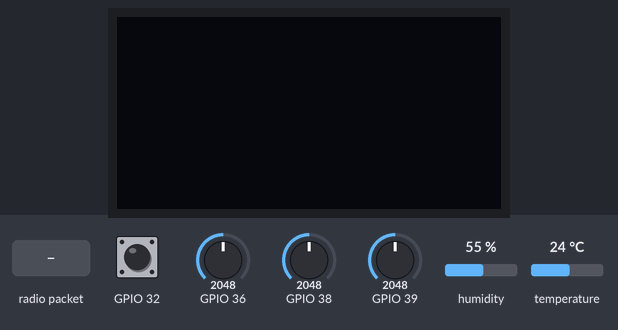
Simulated run of this sketch. Board: ESP32. Parts: 128×64 one-colour display. The test bench sets the inputs (shaded band); at power-on: GPIO 32 HIGH, GPIO 36 = 2048, GPIO 38 = 2048, GPIO 39 = 2048, humidity 55 %, temperature 24 °C. Random numbers use the default seed unless the sketch sets one; no radio packets arrive unless stated; what the sketch prints to the serial monitor is not drawn.

Above: at 1.2 s.
1.3 s: GPIO 32 pulled LOW for 3.2 s
At 1.9 s:
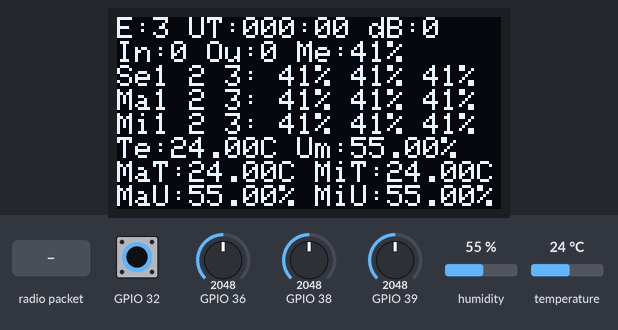
6.9 s: radio packet "666" arrives
8.4 s: GPIO 32 pulled LOW for 0.15 s
At 9.7 s:
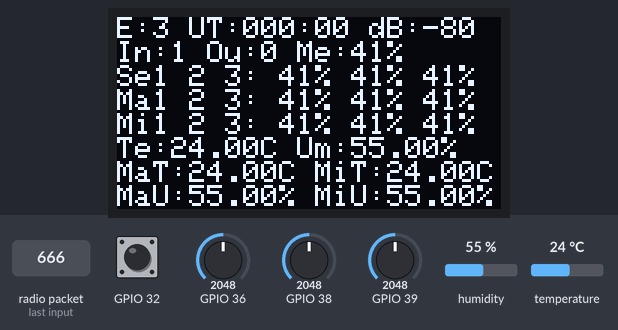
11.5 s: GPIO 32 pulled LOW for 1 s
Timing chart, 0 to 14.5 s (numbered marks = the images above; inputs shaded):
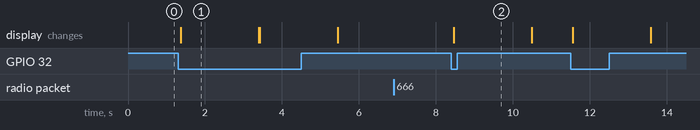

Measured:
- after the input at 1.3 s, the display: changes after 0.07 s (image 1)
- after the input at 6.9 s, every drawn part: stays the same
- after the input at 8.4 s, the display: changes after 0.07 s (image 2)
- what the display in image 1 shows lasts 2.0 s, from 1.4 s to 3.4 s

The sketch:

sender3.ino
```cpp
//Sender da Estação-3 E3  04/12/2023
// Sistema para recebimento e leituras de Estações de Coleta de Dados e envio para plataforma Tago.Io
//Autor: Davi Gaede Fiusa
//davi.fiusa@ifro.edu.br
//(69) 98472-7951

#include <DHT.h>
#include <Wire.h>
#include <Adafruit_Sensor.h>
#include <Adafruit_GFX.h>
#include <Adafruit_SSD1306.h>
#include <SPI.h>
#include <LoRa.h>

//definção dos pinos utilizados pelo LORA
#define SCK 5    // GPIO5  -- SX127x's SCK
#define MISO 19  // GPIO19 -- SX127x's MISO
#define MOSI 27  // GPIO27 -- SX127x's MOSI
#define SS 18    // GPIO18 -- SX127x's CS
#define RST 14   // GPIO14 -- SX127x's RESET
#define DI00 26  // GPIO26 -- SX127x's IRQ(Interrupt Request)

// Espaçamentos para fonte tamanho 1 display.setTextSize(1);
#define linha1 0
#define linha2 8
#define linha3 16
#define linha4 24
#define linha5 32
#define linha6 40
#define linha7 48
#define linha8 56

int soloumido = 1040;
int soloseco = 2740;

int contenvio = 0;   //contador de envio de pacotes ao receiver
int ContRecebe = 0;  //contador de recebimento de pacotes do receiver
int Estacao = 3;     //número da Estação

int umi1 = 0;            //recebe a leitura da serial em 12bits de 0 a 4095
int umidade1 = 0;        //converte em um valor decimal de 0 a 100
int umidade1_max = 0;    //armazena a leitura máxima
int umidade1_min = 100;  //armazena a leitura mínima

int umi2 = 0;
int umidade2 = 0;
int umidade2_max = 0;
int umidade2_min = 100;

int umi3 = 0;
int umidade3 = 0;
int umidade3_max = 0;
int umidade3_min = 100;

float temperatura;
float temperatura_max;
float temperatura_min = 100.00;

float umidade;
float umidade_min = 100.00;
float umidade_max;

int soma = 0;   //soma das leituras de umidade de solo
int media = 0;  //media das leituras de umidade de solo

String mensagem = "";  //string de envio do Json

int rssi = 0;

// Variáveis para a Função UPTIME
unsigned long previousMillis1 = 0;
const unsigned long interval1 = 60000;  // Intervalo de 1 minuto
int minutos = 0;
int horas = 0;

// Variáveis para a função de envio por LoRa
unsigned long previousMillis2 = 0;
unsigned long Interval2 = 240000;  //intervalo inicial de envio das leituras dos sensores

// Variáveis para a Função de leitura dos sensores a cada 14s
unsigned long previousMillis3 = 0;
const unsigned long interval3 = 236000;  // Intervalo de 236 segundos

Adafruit_SSD1306 display(128, 64, &Wire, 16);  //objeto do display, resolução 128x64

DHT dht(17, DHT22);  //define o modelo do DHT e o pino ligado

///////////////////////////////////////////////////////////////////
//capta as leituras de todos os sensores e atualiza Min e Max de todos
void atualizaleituras() {
  temperatura = dht.readTemperature();
  umidade = dht.readHumidity();
  umi1 = (analogRead(36));
  umi2 = (analogRead(39));
  umi3 = (analogRead(38));
  umidade1 = map(umi1, soloumido, soloseco, 100, 0);  //mapeamento de valores
  umidade2 = map(umi2, soloumido, soloseco, 100, 0);
  umidade3 = map(umi3, soloumido, soloseco, 100, 0);
  soma = umidade1 + umidade2 + umidade3;
  media = soma / 3;

  if (umidade1 > umidade1_max) {
    umidade1_max = umidade1;
  }
  if (umidade1 < umidade1_min) {
    umidade1_min = umidade1;
  }

  if (umidade2 > umidade2_max) {
    umidade2_max = umidade2;
  }
  if (umidade2 < umidade2_min) {
    umidade2_min = umidade2;
  }
  if (umidade3 > umidade3_max) {
    umidade3_max = umidade3;
  }
  if (umidade3 < umidade3_min) {
    umidade3_min = umidade3;
  }

  if (temperatura > temperatura_max) {
    temperatura_max = temperatura;
  }
  if (temperatura < temperatura_min) {
    temperatura_min = temperatura;
  }

  if (umidade > umidade_max) {
    umidade_max = umidade;
  }
  if (umidade < umidade_min) {
    umidade_min = umidade;
  }
}

///////////////////////////////////////////////////////////////////
//atualiza leituras, envia leituras e atualiza contador
void envialeituraslora() {
  unsigned long currentMillis2 = millis();  // Verifica se é hora de enviar o pacote de leituras dos sensores
  if (currentMillis2 - previousMillis2 >= Interval2) {
    previousMillis2 = currentMillis2;

    atualizaleituras();
    Interval2 = random(240000, 300000);  // Intervalo aleatório entre 4 e 5 minutos para envio das leituras
    contenvio++;
    // Monta a mensagem JSON com as leituras de umidade
    String mensagem = String(R"({
  "Est": )") + String(Estacao)
                      + String(R"(,
  "um1": )") + String(umidade1)
                      + String(R"(,
  "um2": )") + String(umidade2)
                      + String(R"(,
  "um3": )") + String(umidade3)
                      + String(R"(,
  "md": )") + String(media)
                      + String(R"(,
  "te": )")
                      + String(temperatura)
                      + String(R"(,
  "um": )")
                      + String(umidade)
                      + String(R"(,
  "mi": )") + String(minutos)
                      + String(R"(,
  "hs": )") + String(horas)
                      + String(R"(,
  "co": )") + String(contenvio)
                      + String(R"(
 })");

    LoRa.beginPacket();    //inicia o processo de envio de um pacote
    LoRa.print(mensagem);  //dado do pacote
    LoRa.endPacket();      //fechamento do pacote e envio
    Serial.println(mensagem);
  }
}
//Recebe pacotes LoRa para verificar RSSI no Sender
void recebepacoterssi() {
  if (LoRa.parsePacket()) {  // Recebe a mensagem via LoRa
    String receivedMessage = "";
    while (LoRa.available()) {
      receivedMessage += (char)LoRa.read();
    }
    if (receivedMessage == "666") {  //mensagem que o receiver ira enviar para não confundir com outras mensagens enviadas das outras estações
      rssi = LoRa.packetRssi();
      ContRecebe++;  // Armazena o RSSI do pacote recebido
      Serial.print("RSSI do pacote recebido do Receiver: ");
      Serial.println(rssi);  // Imprime o RSSI do pacote recebido
    }
  }
}

//Faz um relógio contando minutos e horas de UPTIME do sender
void relogio() {
  unsigned long currentMillis1 = millis();
  if (currentMillis1 - previousMillis1 >= interval1) {
    previousMillis1 = currentMillis1;
    minutos++;
    if (minutos == 60) {
      minutos = 0;
      horas++;
    }
  }
}

void touchdisplay() {
  //--==DISPLAY OLED==--
  // --Legendas do Display:--
  //E: Estação
  //UT: UpTime
  //dB: decibés do RSSI nos pacotes de input
  //In: Pacotes de Entrada
  //Ou: Pacotes de saída
  //Me: Media da leitura dos 3 sensores de umidade de solo
  //Se1 2 3: Leitura dos 3 sensores de umidade de solo
  //Ma1 2 3: Leitura máxima de cada um dos 3 sensores de umidade de solo
  //Mi1 2 3: Leitura mínima de cada um dos 3 sensores de umidade de solo
  //Te: Temperatura Ambiente
  //Um: Umidade Ambiente
  //MaT: Máxima da Temperatura Ambiente
  //MiT: Mínima da Temperatura Ambiente
  //MaU: Máxima da Umidade Ambiente
  //Miu: Mínima da Umidade Ambiente

  if (touchRead(32) < 20) {
    atualizaleituras();

    display.clearDisplay();  //Limpa o buffer do display mas sem limpar a tela Display

    //Linha-1
    display.setCursor(0, linha1);
    display.print("E:");  //Estação
    display.print(Estacao);
    display.print(" UT:");  //UpTime
    display.printf("%03d:%02d", horas, minutos);
    display.print(" dB:");  //decibés
    display.print(rssi);

    //Linha-2
    display.setCursor(0, linha2);
    display.print("In:");  //Input
    display.print(ContRecebe);
    display.print(" Ou:");  //Output
    display.print(contenvio);
    display.print(" Me:");  //Media dos sensores de solo
    display.print(media);
    display.print("%");

    //Linha-3
    display.setCursor(0, linha3);
    display.print("Se1 2 3: ");  //leitura dos sensores de umidade de solo
    display.print(umidade1);
    display.print("% ");
    display.print(umidade2);
    display.print("% ");
    display.print(umidade3);
    display.print("%");

    //Linha-4
    display.setCursor(0, linha4);
    display.print("Ma1 2 3: ");  //Maxima dos sensores de umidade de solo
    display.print(umidade1_max);
    display.print("% ");
    display.print(umidade2_max);
    display.print("% ");
    display.print(umidade3_max);
    display.print("%");

    //Linha-5
    display.setCursor(0, linha5);
    display.print("Mi1 2 3: ");  //Minima dos sensores de umidade de solo
    display.print(umidade1_min);
    display.print("% ");
    display.print(umidade2_min);
    display.print("% ");
    display.print(umidade3_min);
    display.print("%");

    //Linha-6
    display.setCursor(0, linha6);
    display.print("Te:");  //Temperatura ambiente
    display.print(temperatura);
    display.print("C");
    display.print(" Um:");  //Umidade ambiente
    display.print(umidade);
    display.print("%");

    //Linha-7
    display.setCursor(0, linha7);
    display.print("MaT:");  //Maxima Temperatura ambiente
    display.print(temperatura_max);
    display.print("C");
    display.print(" MiT:");  //Minima Temperatura ambiente
    display.print(temperatura_min);
    display.print("C");

    //Linha-8
    display.setCursor(0, linha8);
    display.print("MaU:");  //Maxima Umidade ambiente
    display.print(umidade_max);
    display.print("%");
    display.print(" MiU:");  //Minima Umidade ambiente
    display.print(umidade_min);
    display.print("%");

    display.display();
    delay(2000);
  } else {
    display.clearDisplay();  //Limpa o buffer do display mas sem limpar a tela
    display.display();
  }
}

void setup() {
  randomSeed(analogRead(0));  // Inicialização da função random com uma semente aleatória
  Serial.begin(9600);         //inicio da leitura serial
  dht.begin();                //inicia o dht

  //Parametros LoRa
  LoRa.setTxPower(20);             // Configura o ganho do receptor LoRa para 20dBm, o maior ganho possível (visando maior alcance possível)
  SPI.begin(SCK, MISO, MOSI, SS);  // Inicio do módulo LoRa
  LoRa.setPins(SS, RST, DI00);     // Inicio do módulo LoRa
  LoRa.begin(915E6);               // Inicio do módulo LoRa setando a frequência 915MHz (SX1276 é utilizada no Brasil)
  LoRa.enableCrc();                // inicializa o monitoramento do RSSI
  LoRa.setSpreadingFactor(12);     //Maior possível vai de 7 a 12
  LoRa.setSignalBandwidth(125E3);  // 125 kHz Largura de banda

  //Parametros Display
  Wire.begin(4, 15);                          //inicia display OLED
  display.begin(SSD1306_SWITCHCAPVCC, 0x3c);  //Endereço i2c do display
  display.setTextSize(1);                     //tamanho da fonte no display
  display.setTextColor(WHITE);                //Configura cor da fonte
  display.clearDisplay();                     //Limpa o buffer do display mas sem limpar a tela
  display.display();
}

void loop() {
  display.clearDisplay();  //Limpa o buffer do display mas sem limpar a tela
  display.display();
  relogio();
  envialeituraslora();
  touchdisplay();
  recebepacoterssi();
}
```
